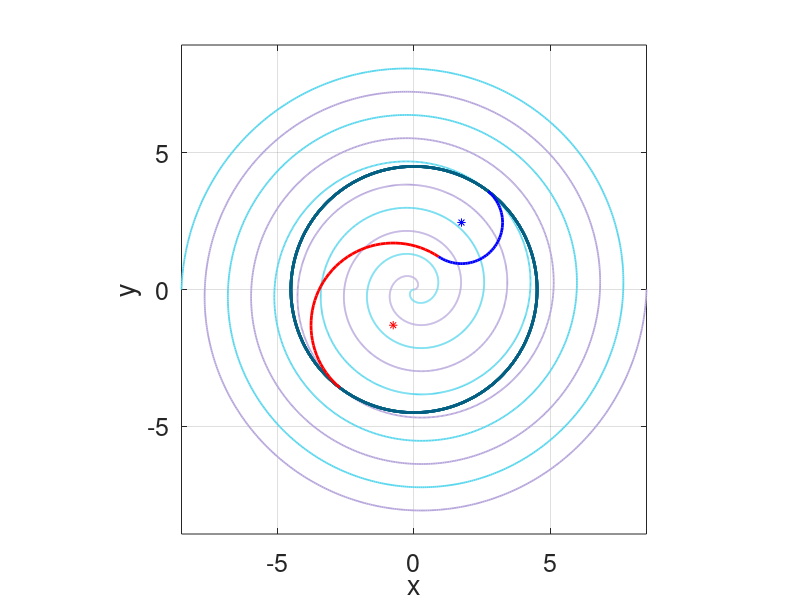
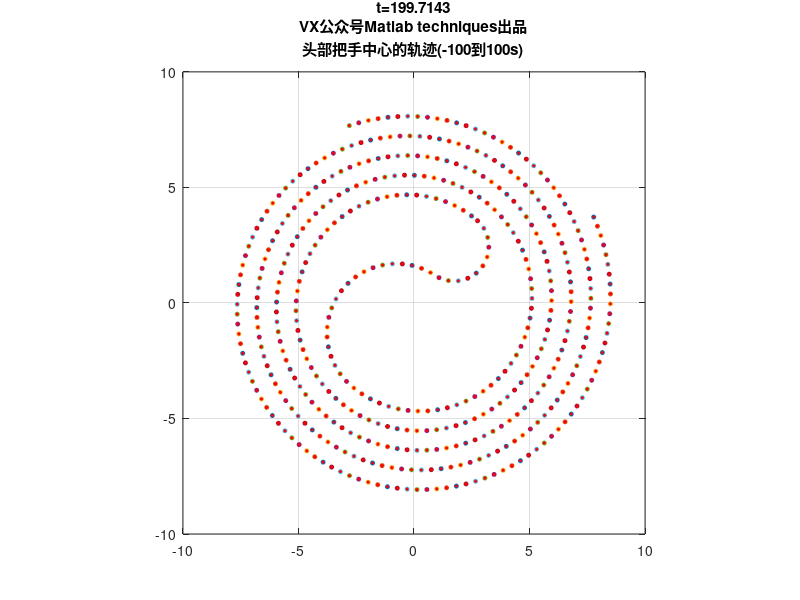

MATLAB code for these plots, in order: (Note: this script raises an error after producing the figures.)
clc; close all; clear
warning off
spiralPitch = 1.7; 
kValue = spiralPitch/2/pi; 
mainLength = 341e-2;
holeDist1 = mainLength - 27.5e-2*2; 
secLength = 220e-2;
holeDist2 = secLength - 27.5e-2*2; 
initVelocity = 1; 

angleSet = 5*2*pi:-0.01:0*pi;
radius = kValue*angleSet;
xCoord = radius.*cos(angleSet);
yCoord = radius.*sin(angleSet);
figure(1)
set(gcf, 'Position', [200 200 600 600]);
colorSet1 = rand(1,3);
plot(xCoord, yCoord, '-', 'Color', colorSet1, 'LineWidth', 1.3)
axis equal
grid on
xlabel('x')
ylabel('y')
set(gca, 'FontSize', 18) 
hold on

angleSet = angleSet - pi;
radius2 = kValue*(angleSet + pi); 
xCoord2 = radius2.*cos(angleSet);
yCoord2 = radius2.*sin(angleSet);
colorSet2 = rand(1,3);
plot(xCoord2, yCoord2, 'm', 'Color', colorSet2, 'LineWidth', 1.3)
turnRadius = 4.5; 
xTurn = turnRadius*cos(angleSet);
yTurn = turnRadius*sin(angleSet);
colorSet3 = sort(rand(1,3));
plot(xTurn, yTurn, 'Color', colorSet3, 'LineWidth', 2)

entryTheta = turnRadius/kValue;
exitTheta = turnRadius/kValue - pi;   
slopeValue = (kValue*sin(entryTheta) + turnRadius*cos(entryTheta)) / (kValue*cos(entryTheta) - turnRadius*sin(entryTheta)); 
maxTheta1 = atan(-1/slopeValue) + pi; 
angleEquality = atan(tan(entryTheta)) + pi - maxTheta1; 
totalRadius = turnRadius / cos(angleEquality); 
smallRadius = totalRadius / 3; 
largeRadius = smallRadius * 2; 
phiValue = 2 * angleEquality; 
arcLength1 = largeRadius * (pi - phiValue); 
arcLength2 = smallRadius * (pi - phiValue); 
minTheta1 = maxTheta1 - arcLength1 / largeRadius;  
minTheta2 = minTheta1 - pi; 
maxTheta2 = minTheta2 + arcLength2 / smallRadius; 
centerX1 = turnRadius*cos(entryTheta) + largeRadius*cos(maxTheta1 - pi);
centerY1 = turnRadius*sin(entryTheta) + largeRadius*sin(maxTheta1 - pi); 

centerX2 = turnRadius*cos(exitTheta) - smallRadius*cos(maxTheta2);
centerY2 = turnRadius*sin(exitTheta) - smallRadius*sin(maxTheta2); 
figure(1)
hold on
plot(centerX1 + largeRadius*cos(linspace(minTheta1, maxTheta1, 50)), centerY1 + largeRadius*sin(linspace(minTheta1, maxTheta1, 50)), 'r', 'LineWidth', 2)
plot(centerX1, centerY1, 'r*')
plot(centerX2 + smallRadius*cos(linspace(minTheta2, maxTheta2, 50)), centerY2 + smallRadius*sin(linspace(minTheta2, maxTheta2, 50)), 'b', 'LineWidth', 2)
plot(centerX2, centerY2, 'b*')
axis equal

diffTheta = @(t,theta) 1./(kValue*sqrt(1+theta.^2));
startTheta = entryTheta; 
timeStep = 0.1; 
timeStep = 1/randi([5 20]); 
timeSpan = 0:timeStep:100; 
[timeVals, thetaVals] = ode45(diffTheta, timeSpan, startTheta); 
xFirst = kValue*thetaVals.*cos(thetaVals);
yFirst = kValue*thetaVals.*sin(thetaVals);
timeReversed = timeVals(end:-1:1);
xMatrix = zeros(224, 200/timeStep+1); 
yMatrix = zeros(224, 200/timeStep+1); 
thetaMatrix = zeros(224, 200/timeStep+1);
xMatrix(1, 1:length(xFirst)) = xFirst(end:-1:1); 
yMatrix(1, 1:length(yFirst)) = yFirst(end:-1:1); 
thetaMatrix(1, 1:length(thetaVals)) = thetaVals(end:-1:1); 
timeArc1 = timeStep:timeStep:arcLength1; 
thetaArc1 = -timeArc1 / largeRadius + maxTheta1;
thetaMatrix(1, length(thetaVals)+(1:length(timeArc1))) = thetaArc1;
xMatrix(1, length(xFirst)+(1:length(timeArc1))) = largeRadius*cos(thetaArc1) + centerX1; 
yMatrix(1, length(yFirst)+(1:length(timeArc1))) = largeRadius*sin(thetaArc1) + centerY1; 
timeArc2 = timeArc1(end)+timeStep:timeStep:arcLength1+arcLength2; 
thetaArc2 = (timeArc2 - arcLength1) / smallRadius + minTheta1 - pi; 
thetaMatrix(1, length(thetaVals) + length(timeArc1) + (1:length(timeArc2))) = thetaArc2;
xMatrix(1, length(xFirst) + length(timeArc1) + (1:length(timeArc2))) = smallRadius*cos(thetaArc2) + centerX2; 
yMatrix(1, length(yFirst) + length(timeArc1) + (1:length(timeArc2))) = smallRadius*sin(thetaArc2) + centerY2; 
diffTheta = @(t,theta) 1./(kValue*sqrt(1+(theta+pi).^2)); 
startTheta = exitTheta; 
timeSpan = timeArc2(end)+timeStep:timeStep:100; 
[timeVals, theta2Vals] = ode45(diffTheta, timeSpan, startTheta); 
xSecond = kValue*(theta2Vals+pi).*cos(theta2Vals);
ySecond = kValue*(theta2Vals+pi).*sin(theta2Vals);
thetaMatrix(1, length(thetaVals) + length(timeArc1) + length(timeArc2) + 1:end) = theta2Vals;
xMatrix(1, length(xFirst) + length(timeArc1) + length(timeArc2) + 1:end) = xSecond;
yMatrix(1, length(yFirst) + length(timeArc1) + length(timeArc2) + 1:end) = ySecond; 
figure(3)
set(gcf, 'Position', [300 300 600 600])

for i=1:3:length(thetaMatrix(1,:))
    title({['t=', num2str((i-1)*timeStep)], 'VX公众号Matlab techniques出品', '头部把手中心的轨迹(-100到100s)'})
    plot(xMatrix(1,i), yMatrix(1,i), 'Marker', 'o', 'MarkerSize', 3, 'MarkerFaceColor', 'r')
    hold on
    axis equal
    axis([-10 10 -10 10])
    grid on
    drawnow
end

progressBar = waitbar(0, '计算开始...');
totalNumbers = 223; 
totalTimeSpan = -100:timeStep:100;
for jj = (1:length(totalTimeSpan))
    currentIndex = round((totalTimeSpan(1)+100)/timeStep)+jj;
    if totalTimeSpan(jj) <= 0 
        for i = 2:totalNumbers+1 
            dist = holeDist1*(i <= 2) + holeDist2*(i > 2); 
            nextTheta = solve_theta1(spiralPitch, xMatrix(i-1, currentIndex), yMatrix(i-1, currentIndex), thetaMatrix(i-1, currentIndex), dist); 
            thetaMatrix(i, currentIndex) = nextTheta;
            xMatrix(i, currentIndex) = kValue*nextTheta*cos(nextTheta);
            yMatrix(i, currentIndex) = kValue*nextTheta*sin(nextTheta);
        end
    elseif totalTimeSpan(jj) > 0 && totalTimeSpan(jj) <= arcLength1 
        currentFlag = 2;
        for i = 2:totalNumbers+1
            dist = holeDist1*(i <= 2) + holeDist2*(i > 2); 
            if currentFlag == 2 
                [nextX, nextY, nextTheta, currentFlag] = solve_point_2_1(spiralPitch, xMatrix(i-1, currentIndex), yMatrix(i-1, currentIndex), thetaMatrix(i-1, currentIndex), dist, largeRadius, centerX1, centerY1, maxTheta1);
                thetaMatrix(i, currentIndex) = nextTheta;
                xMatrix(i, currentIndex) = nextX;
                yMatrix(i, currentIndex) = nextY;
            else  
                nextTheta = solve_theta1(spiralPitch, xMatrix(i-1, currentIndex), yMatrix(i-1, currentIndex), thetaMatrix(i-1, currentIndex), dist); 
                thetaMatrix(i, currentIndex) = nextTheta;
                xMatrix(i, currentIndex) = kValue*nextTheta*cos(nextTheta);
                yMatrix(i, currentIndex) = kValue*nextTheta*sin(nextTheta);
            end
        end
    elseif totalTimeSpan(jj) > arcLength1 && totalTimeSpan(jj) <= arcLength1 + arcLength2 
        currentFlag = 3;
        for i = 2:totalNumbers+1
            dist = holeDist1*(i <= 2) + holeDist2*(i > 2); 
            if currentFlag == 3 
                [nextX, nextY, nextTheta, currentFlag] = solve_point_3_2(xMatrix(i-1, currentIndex), yMatrix(i-1, currentIndex), thetaMatrix(i-1, currentIndex), dist, largeRadius, centerX1, centerY1, smallRadius, centerX2, centerY2, minTheta2);
                thetaMatrix(i, currentIndex) = nextTheta;
                xMatrix(i, currentIndex) = nextX;
                yMatrix(i, currentIndex) = nextY;
            elseif currentFlag == 2 
                [nextX, nextY, nextTheta, currentFlag] = solve_point_2_1(spiralPitch, xMatrix(i-1, currentIndex), yMatrix(i-1, currentIndex), thetaMatrix(i-1, currentIndex), dist, largeRadius, centerX1, centerY1, maxTheta1);
                thetaMatrix(i, currentIndex) = nextTheta;
                xMatrix(i, currentIndex) = nextX;
                yMatrix(i, currentIndex) = nextY;
            else  
                nextTheta = solve_theta1(spiralPitch, xMatrix(i-1, currentIndex), yMatrix(i-1, currentIndex), thetaMatrix(i-1, currentIndex), dist); 
                thetaMatrix(i, currentIndex) = nextTheta;
                xMatrix(i, currentIndex) = kValue*nextTheta*cos(nextTheta);
                yMatrix(i, currentIndex) = kValue*nextTheta*sin(nextTheta);
            end
        end
    else  
        currentFlag = 4;
        for i = 2:totalNumbers+1
            dist = holeDist1*(i <= 2) + holeDist2*(i > 2); 
            if currentFlag == 4 
                [nextX, nextY, nextTheta, currentFlag] = solve_point_4_3(spiralPitch, xMatrix(i-1, currentIndex), yMatrix(i-1, currentIndex), thetaMatrix(i-1, currentIndex), dist, smallRadius, centerX2, centerY2, maxTheta2);
                thetaMatrix(i, currentIndex) = nextTheta;
                xMatrix(i, currentIndex) = nextX;
                yMatrix(i, currentIndex) = nextY;
            elseif currentFlag == 3 
                [nextX, nextY, nextTheta, currentFlag] = solve_point_3_2(xMatrix(i-1, currentIndex), yMatrix(i-1, currentIndex), thetaMatrix(i-1, currentIndex), dist, largeRadius, centerX1, centerY1, smallRadius, centerX2, centerY2, minTheta2);
                thetaMatrix(i, currentIndex) = nextTheta;
                xMatrix(i, currentIndex) = nextX;
                yMatrix(i, currentIndex) = nextY;
            elseif currentFlag == 2 
                [nextX, nextY, nextTheta, currentFlag] = solve_point_2_1(spiralPitch, xMatrix(i-1, currentIndex), yMatrix(i-1, currentIndex), thetaMatrix(i-1, currentIndex), dist, largeRadius, centerX1, centerY1, maxTheta1);
                thetaMatrix(i, currentIndex) = nextTheta;
                xMatrix(i, currentIndex) = nextX;
                yMatrix(i, currentIndex) = nextY;
            else  
                nextTheta = solve_theta1(spiralPitch, xMatrix(i-1, currentIndex), yMatrix(i-1, currentIndex), thetaMatrix(i-1, currentIndex), dist); 
                thetaMatrix(i, currentIndex) = nextTheta;
                xMatrix(i, currentIndex) = kValue*nextTheta*cos(nextTheta);
                yMatrix(i, currentIndex) = kValue*nextTheta*sin(nextTheta);
            end
        end
    end
    waitbar(jj/length(totalTimeSpan), progressBar, '已经完成...')
end
close(progressBar)
figure(100)
clf;
set(gcf, 'Position', [200 200 600 600])
for j = (1:2:length(totalTimeSpan)) + round((totalTimeSpan(1) + 100) / timeStep)
    plot(xMatrix(:, j), yMatrix(:, j), 'k-', 'LineWidth', 1.2, 'Marker', 'o', 'MarkerSize', 6, 'MarkerFaceColor', 'r')
    title({['t=', num2str(timeStep * (j - 1) - 100)], 'VX公众号Matlab techniques出品', '盘入-掉头-盘出的轨迹'})
    axis equal
    grid on
    xlabel('x')
    ylabel('y')
    axis([-15 15 -15 15])
    drawnow
end

xVelocity = zeros(size(xMatrix)); 
yVelocity = xVelocity;
xVelocity(:, 1) = (xMatrix(:, 2) - xMatrix(:, 1)) / timeStep; 
xVelocity(:, end) = (xMatrix(:, end) - xMatrix(:, end - 1)) / timeStep; 
xVelocity(:, 2:end - 1) = (xMatrix(:, 3:end) - xMatrix(:, 1:end - 2)) / 2 / timeStep; 
yVelocity(:, 1) = (yMatrix(:, 2) - yMatrix(:, 1)) / timeStep; 
yVelocity(:, end) = (yMatrix(:, end) - yMatrix(:, end - 1)) / timeStep; 
yVelocity(:, 2:end - 1) = (yMatrix(:, 3:end) - yMatrix(:, 1:end - 2)) / 2 / timeStep; 
totalVelocity = sqrt(xVelocity.^2 + yVelocity.^2); 

figure
plot(totalTimeSpan, totalVelocity(1, :), 'b.', 'LineWidth', 1.3)
ylim([0 1.1])
xlabel('时间')
ylabel('头把手的速度')
title('验证数值计算得到的速度公众号：Matlab techniques')
format long
timeIndex = 1 / timeStep; 
timePoints = 1:timeIndex:length(totalTimeSpan); 
locationData = zeros(2 * (totalNumbers + 1), length(timePoints)); 
locationData(1:2:end, :) = round(xMatrix(:, timePoints), 6); 
locationData(2:2:end, :) = round(yMatrix(:, timePoints), 6); 
velocityData = round(totalVelocity(:, timePoints), 6); 
dataFilename = 'result44_test.xlsx';
dataSheet = 1;
excelRange = 'B2';
xlswrite(dataFilename, locationData, dataSheet, excelRange)  
dataSheet = 2;
excelRange = 'B2';
xlswrite(dataFilename, velocityData, dataSheet, excelRange)  

timeInterval = 50 / timeStep; 
timePoints2 = 1:timeInterval:length(totalTimeSpan); 
rowIndices = [1 2:50:totalNumbers 224];
locationData2 = zeros(2 * length(rowIndices), length(timePoints2)); 
locationData2(1:2:end, :) = round(xMatrix(rowIndices, timePoints2), 6); 
locationData2(2:2:end, :) = round(yMatrix(rowIndices, timePoints2), 6) 
velocityData2 = round(totalVelocity(rowIndices, timePoints2), 6)